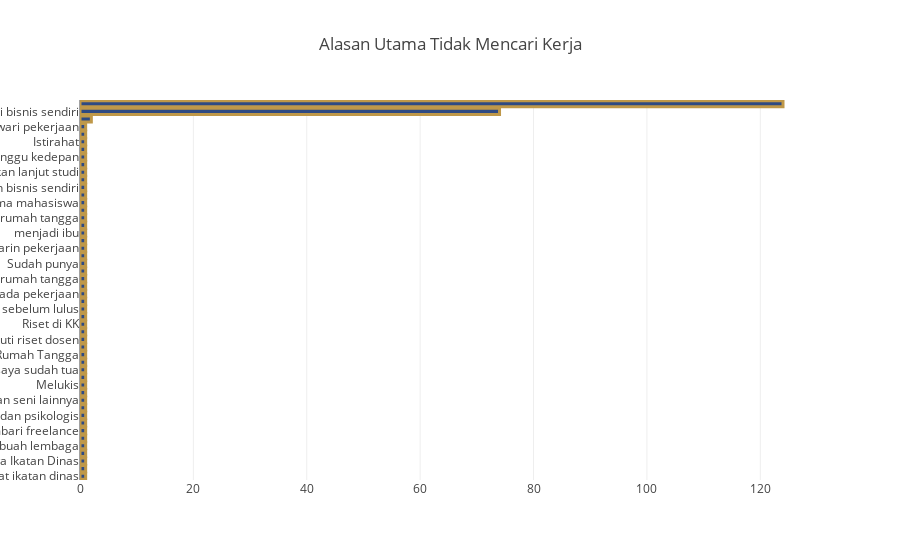

Notebook code cell kept with this figure:
### Code cell
col = "Apa alasan utama Anda tidak mencari pekerjaan?"
#delete null values
df = df[df[col].notnull()]
categories = ", ".join(df['Apa alasan utama Anda tidak mencari pekerjaan?']).split(", ")
counter_list = Counter(categories).most_common(50)
labels = [_[0] for _ in counter_list][::-1]
values = [_[1] for _ in counter_list][::-1]
trace1 = go.Bar(
    y=labels,
    x=values,
    orientation="h",
    name="Jenis Organisasi",
    marker=dict(
        color='rgba(46, 74, 131, 1.0)',
        line=dict(
            color='rgba(191, 152, 73, 1.0)',
            width=3
        )
    )
)

data = [trace1]
layout = go.Layout(title="Alasan Utama Tidak Mencari Kerja", legend=dict(x=0.1, y=1.1, orientation="h"))
fig = go.Figure(data, layout=layout)
fig.show()

### Figure 1 — Plotly figure (JSON) as saved in the notebook; plotly's stock layout.template omitted (floating-point values rounded to 4 significant figures)
{"data": [{"marker": {"color": "rgba(46, 74, 131, 1.0)", "line": {"color": "rgba(191, 152, 73, 1.0)", "width": 3}}, "name": "Jenis Organisasi", "orientation": "h", "type": "bar", "x": [1, 1, 1, 1, 1, 1, 1, 1, 1, 1, 1, 1, 1, 1, 1, 1, 1, 1, 1, 1, 1, 1, 1, 1, 1, 1, 1, 1, 1, 1, 1, 1, 1, 1, 1, 1, 1, 1, 1, 1, 1, 1, 1, 1, 1, 1, 1, 2, 74, 124], "y": ["Terikat ikatan dinas", "belum ingin", "Beasiswa Ikatan Dinas", "Sudah bekerja", "diperbantukan sebuah lembaga", "Fokus satu bidang kerja", "merintis karir menjadi seniman sembari freelance", "masa eksplorasi media seni sebelum kerja terhambat", "Faktor keluarga dan psikologis", "Lebih menyukai pekerjaan lepas (freelance) serta berkarya tanpa terikat waktu dan aturan.", "mencari pengalaman kegiatan seni lainnya", "Menerima rekomendasi pekerjaan", "Melukis", "mertua sdh nikah lagi shg tidak terlalu dekat sama kani", "ibu saya sudah tua", "Masih sibuk mengurus anak karena obapak saya lunpuh", "Menjadi Ibu Rumah Tangga", "Pengabdian kepada masyarakat desa terpencil", "mengikuti riset dosen", "Sudah menikah & punya anak", "Riset di KK", "Sedang dalam program anggota muda suatu organisasi", "Sudah dapat pekerjaan sebelum lulus", "Belajar", "sudah ada pekerjaan", "Sudah Menjalankan Perusahaan Semenjak Tingkat 4", "Ibu rumah tangga", "Sibuk", "Sudah punya", "Ingin bisnis sendiri + menjadi ibu rumah tangga", "sudah ditawarin pekerjaan", "Ditawarkan untuk melanjutkan setelah KP", "menjadi ibu", "Ingin bisnis dan melanjutkan sekolah", "Menjadi ibu rumah tangga", "Membantu usaha keluarga sembari menyiapkan diri untuk melanjutkan studi dan bekerja.", "sudah dapat tawaran dari perusahaan yang bekerjasama dalam proyek selama mahasiswa", "mendidik anak", "menjalankan bisnis sendiri", "Saya dihubungi oleh perusahaan dan menerima tawaran pekerjaan sebanyak 2 kali dalam kurun waktu 2.5 tahun semenjak kelulusan.", "Memulai usaha sendiri sambil menyiapkan lanjut studi", "Belum mendapat pekerjaan", "Karna belum memulai saja. Dan akan segera memulai mencari pekerjaan setelah beberapa minggu kedepan", "Menjadi IRT", "Istirahat", "fikus", "Awalnya ingin melanjutkan kuliah tetapi kemudian ditawari pekerjaan", "meningkatkan keahlian", "memulai bisnis sendiri", "melanjutkan kuliah"]}], "layout": {"legend": {"orientation": "h", "x": 0.1, "y": 1.1}, "title": {"text": "Alasan Utama Tidak Mencari Kerja"}}}
